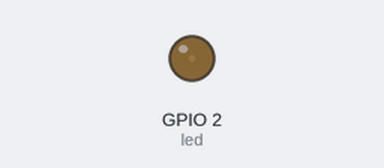
A sketch run on a simulated ESP32. Parts: output pins drawn as LEDs (lit = HIGH).

Above: at 0.05 s.
At 0.5 s:
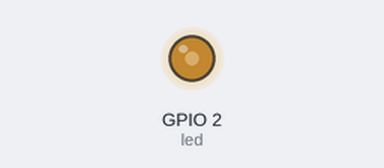
At 0.95 s:
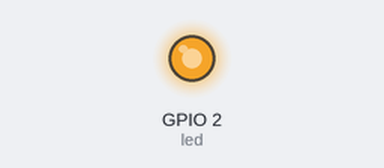
At 1.8 s:
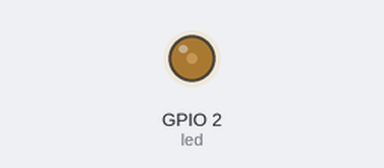
Timing chart, 0 to 4.8 s (numbered marks = the images above):
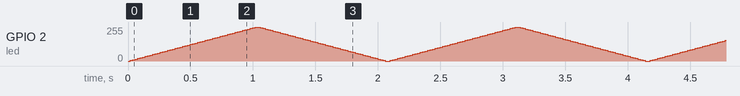

The sketch:

ledc.ino
```cpp
#include <Arduino.h>

int freq = 1000;    // 频率
int channel = 0;    // 通道
int resolution = 8;   // 分辨率

const int led = 2;
void setup()
{
  /* 1. 使用ledc通道1，设置频率为1kHz，分辨率为10位 */
  ledcSetup(channel, freq, resolution); // 设置通道
  ledcAttachPin(led, channel);  // 将通道与对应的引脚连接
}

void loop()
{
  // 逐渐变亮
  for (int dutyCycle = 0; dutyCycle <= 255; dutyCycle = dutyCycle + 5)
  {
    ledcWrite(channel, dutyCycle);  // 输出PWM
    delay(20);
  }

  // 逐渐变暗
  for (int dutyCycle = 255; dutyCycle >= 0; dutyCycle = dutyCycle - 5)
  {
    ledcWrite(channel, dutyCycle);  // 输出PWM
    delay(20);
  }
}
```
